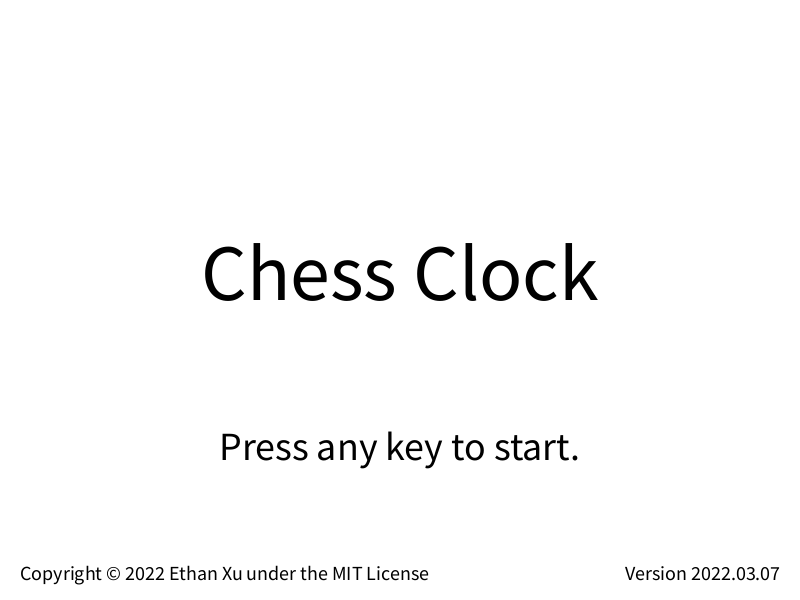
Frame 1 (no input)
Frame 60 (the mouse pressed at the canvas centre just before this capture): identical to frame 1, image omitted
Frame 120 (the mouse held since frame 60 and released just before this capture): identical to frame 1, image omitted

The Processing sketch that drew this single still picture (run headless with seeded random() and noise(); from frame 60 on, the mouse is pressed at the canvas centre):

// Processing sketch: Chess_Clock
// ── Chess_Clock.pde
int screen = 0;
/*
0 - Menu
1 - Time selection
2 - Timer
*/
boolean leftTurn = false;
/*
True - Left timer will run
False - Right timer will run
*/
int leftTime = 300; // Remaining time on the left
int rightTime = 300; // Remaining time on the right
int startTime = 0; // Seconds since spacebar pressed to change side
boolean changingLeft = true; // Selecting time for left side (screen 1)
boolean started = false; // Has timer been started (i.e. has spacebar been pressed)
boolean flagged = false; // Has someone been flagged (i.e. has one of the times gone down to 0)

void setup(){
  size(800,600);
}

void draw(){
  if(screen == 0){
    drawMenu();
  }
  if(screen == 1){
    drawSelectTime();
  }
  if(screen == 2){
    drawTimer();
  }
}

void drawMenu(){
  background(255);
  fill(0);
  textSize(80);
  textAlign(CENTER);
  text("Chess Clock", width/2, height/2);
  textSize(40);
  text("Press any key to start.", width/2, 460);
  textSize(20);
  textAlign(LEFT);
  text("Copyright © 2022 Ethan Xu under the MIT License", 20, 580);
  textAlign(RIGHT);
  text("Version 2022.03.07", width-20, 580);
}

void drawSelectTime(){
  background(255);
  textSize(64);
  fill(0);
  textAlign(CENTER);
  text(convertSeconds(leftTime), width/2-200, height/2);
  text(convertSeconds(rightTime), width/2+200, height/2);
  textSize(30);
  text("Left Time", width/2-200, height/2+50);
  text("Right Time", width/2+200, height/2+50);
  textAlign(LEFT);
  textSize(20);
  text("Time selection - " + stringChange(), 10, height-20);
  text("Press 'C' to continue (start game).", 10, 30);
  text("Press 'S' to sync right time with left time.", 10, 60);
  text("Press 'B' to return to the start screen.", 10, 90);
  text("Press the up and down arrows to change the time for the side selected.", 10, 120);
  text("Press the left and right arrows to select the side being changed.", 10, 150);
  
}

void drawTimer(){
  background(255);
  fill(0);
  if(leftTime == 0){
    flagged = true;
  }
  if(rightTime == 0){
    flagged = true;
  }
  if(flagged){
    textAlign(LEFT);
    fill(0);
    textSize(32);
    text("Press 'B' to return", 10, 30);
    text("to time selection.", 10, 60);
    // left side has been flagged
    if(leftTime == 0){
      textAlign(CENTER);
      text("Left side flagged!", width/2-200, height/2+50);
    }
    // right side has been flagged
    if(rightTime == 0){
      textAlign(CENTER);
      text("Right side flagged!", width/2+200, height/2+50);
    }
  }
  if(!started){
    textAlign(LEFT);
    textSize(32);
    text("Clock not started.", 10, 30);
    textSize(20);
    text("Press the spacebar to start the clock and to", 10, 60);
    text("change the side on which time is running.", 10, 90);
  }
  if(started && flagged == false){
    if(leftTurn){
      if(secondsElapsed() - startTime == 1){
        leftTime--;
        startTime = secondsElapsed();
      }
    }
    if(!leftTurn){
      if(secondsElapsed() - startTime == 1){
        rightTime--;
        startTime = secondsElapsed();
      }
    }
  }
  textSize(64);
  textAlign(CENTER);
  text(convertSeconds(leftTime), width/2-200, height/2);
  text(convertSeconds(rightTime), width/2+200, height/2);
  strokeWeight(3);
  line(width/2,0,width/2,height);
}

void keyPressed(){
  if(screen == 0){
    screen = 1;
  }
  if(screen == 1){
    if(keyCode == LEFT || keyCode == RIGHT){
      changingLeft = !changingLeft;
    }
    if(keyCode == UP){
      if(changingLeft){
        leftTime++;
      }
      if(changingLeft == false){
        rightTime++;
      }
    }
    if(keyCode == DOWN){
      if(changingLeft && leftTime > 1){
        leftTime--;
      }
      if(changingLeft == false && rightTime > 1){
        rightTime--;
      }
    }
    if(key == 'c' || key == 'C'){
      screen = 2;
    }
    if(key == 's' || key == 'S'){
      rightTime = leftTime;
    }
    if(key == 'b' || key == 'B'){
      screen = 0;
      leftTime = 300;
      rightTime = 300;
      changingLeft = true;
      started = false;
      flagged = false;
    }
  }
  if(screen == 2){
    if(key == ' '){
      if(started == false) started = true;
      startTime = secondsElapsed();
      leftTurn = !leftTurn;
    }
    if(key == 'b' || key == 'B'){
      screen = 1;
      leftTime = 300;
      rightTime = 300;
      changingLeft = true;
      started = false;
      flagged = false;
    }
  }
}

// Function to convert time in seconds to a string with the time in minutes and seconds (MM:SS)
String convertSeconds(int t){
  String minutes = str(floor(t/60));
  String seconds = "";
  if(t%60 < 10) seconds += "0";
  seconds += str(t%60);
  return minutes + ":" + seconds;
}

// Function to get the seconds elapsed since the initialization of the program
int secondsElapsed(){
  return floor(millis()/1000);
}

// Function to turn the current side being changed into a string
String stringChange(){
  if(changingLeft) return "Changing left time"; 
  return "Changing right time";
}
